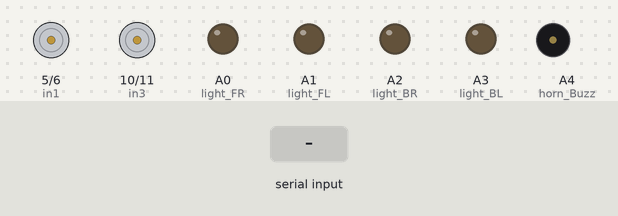
Simulated run of this sketch. Board: Arduino Uno, built with avr-gcc and run on an emulated ATmega328P. Parts: motor-driver pin pairs drawn as motors (green arrow = first pin HIGH = forward, orange = second pin HIGH = backward, longer = more drive), output pins drawn as LEDs (lit = HIGH), buzzer (waves = sounding, pin HIGH). The test bench sets the inputs (shaded band).

Above: at 1.2 s.
1.3 s: "F" received over Serial
At 2.2 s:
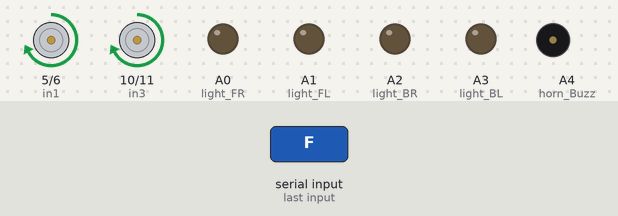
2.8 s: "B" received over Serial
At 3.3 s:
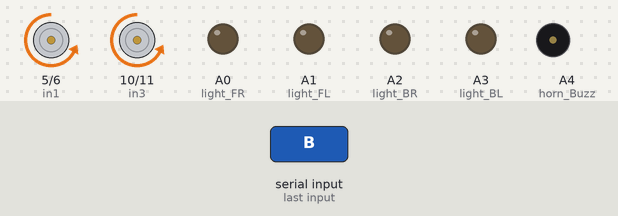
4.3 s: "L" received over Serial
At 5.5 s:
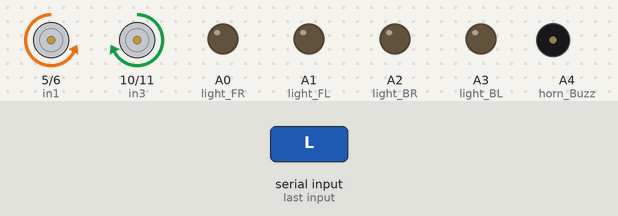
5.8 s: "R" received over Serial
At 6.8 s:
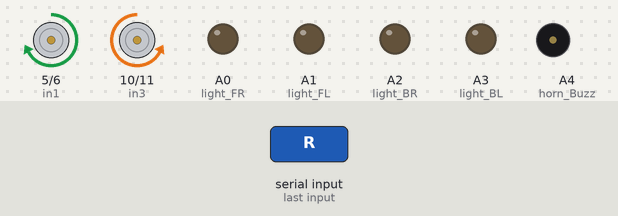
7.3 s: "G" received over Serial
At 7.9 s:
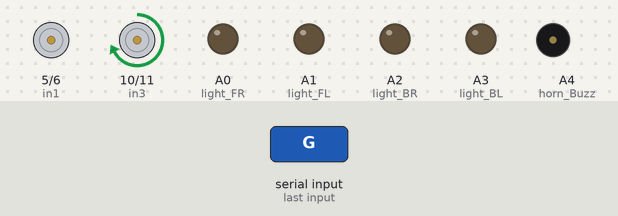
8.8 s: "I" received over Serial
At 9.1 s:
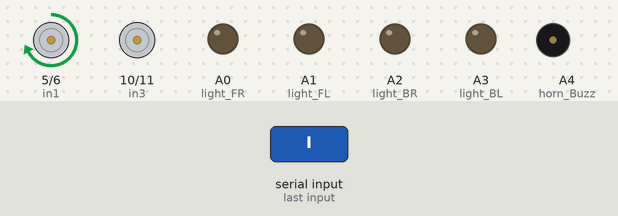
Timing chart, 0 to 11.3 s (numbered marks = the images above; inputs shaded):
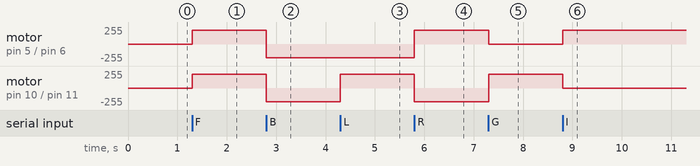

Measured:
- after the input at 1.3 s, motor on pin 5 (in1) / pin 6 (in2), motor on pin 10 (in3) / pin 11 (in4): stopped → forward 204/255 at once
- after the input at 2.8 s, motor on pin 5 (in1) / pin 6 (in2), motor on pin 10 (in3) / pin 11 (in4): forward 204/255 → backward 204/255 at once
- after the input at 4.3 s, motor on pin 10 (in3) / pin 11 (in4): backward 204/255 → forward 204/255 at once
- after the input at 5.8 s, motor on pin 5 (in1) / pin 6 (in2): backward 204/255 → forward 204/255 at once; motor on pin 10 (in3) / pin 11 (in4): forward 204/255 → backward 204/255 at once
- after the input at 7.3 s, motor on pin 5 (in1) / pin 6 (in2): forward 204/255 → stopped at once; motor on pin 10 (in3) / pin 11 (in4): backward 204/255 → forward 204/255 at once
- after the input at 8.8 s, motor on pin 5 (in1) / pin 6 (in2): stopped → forward 204/255 at once; motor on pin 10 (in3) / pin 11 (in4): forward 204/255 → stopped at once

The sketch:

fighter_bot.ino
```cpp
#define in1 5
#define in2 6
#define in3 10 //L298n Motor Driver pins
#define in4 11

int command; //Int to store app command state.
int Speed = 204; // 0 - 255.
int Speedsec;
int buttonState = 0;
int lastButtonState = 0;
int Turnradius = 0; //Set the radius of a turn, 0 - 255 Note:the robot will malfunction if this is higher than int Speed.
int brakeTime = 45;
int brkonoff = 1; //1 for the electronic braking system, 0 for normal.


#define light_FR  A0    //LED Front Right   pin A0 for Arduino Uno
#define light_FL  A1    //LED Front Left    pin A1 for Arduino Uno
#define light_BR  A2    //LED Back Right    pin A2 for Arduino Uno
#define light_BL  A3    //LED Back Left     pin A3 for Arduino Uno
#define horn_Buzz A4    //Horn Buzzer       pin A4 for Arduino Uno
boolean lightFront = false;
boolean lightBack = false;
boolean horn = false;
void setup() {
  pinMode(in1, OUTPUT);
  pinMode(in2, OUTPUT);
  pinMode(in3, OUTPUT);
  pinMode(in4, OUTPUT);
   pinMode(light_FR, OUTPUT);
    pinMode(light_FL, OUTPUT);
    pinMode(light_BR, OUTPUT);
    pinMode(light_BL, OUTPUT);
    pinMode(horn_Buzz, OUTPUT);

  Serial.begin(9600);  //Set the baud rate to your Bluetooth module.
}

void loop() {
  if (Serial.available() > 0) {
    command = Serial.read();
    Stop(); //Initialize with motors stoped.

if (lightFront) {digitalWrite(light_FR, HIGH); digitalWrite(light_FL, HIGH);}
if (!lightFront) {digitalWrite(light_FR, LOW); digitalWrite(light_FL, LOW);}
if (lightBack) {digitalWrite(light_BR, HIGH); digitalWrite(light_BL, HIGH);}
if (!lightBack) {digitalWrite(light_BR, LOW); digitalWrite(light_BL, LOW);}
if (horn) {digitalWrite(horn_Buzz, HIGH);}
if (!horn) {digitalWrite(horn_Buzz, LOW);}
    switch (command) {
      case 'F':
        forward();
        break;
      case 'B':
        back();
        break;
      case 'L':
        left();
        break;
      case 'R':
        right();
        break;
      case 'G':
        forwardleft();
        break;
      case 'I':
        forwardright();
        break;
      case 'H':
        backleft();
        break;
      case 'J':
        backright();
        break;
      case '0':
        Speed = 100;
        break;
      case '1':
        Speed = 140;
        break;
      case '2':
        Speed = 153;
        break;
      case '3':
        Speed = 165;
        break;
      case '4':
        Speed = 178;
        break;
      case '5':
        Speed = 191;
        break;
      case '6':
        Speed = 204;
        break;
      case '7':
        Speed = 216;
        break;
      case '8':
        Speed = 229;
        break;
      case '9':
        Speed = 242;
        break;
      case 'q':
        Speed = 255;
        break;
case 'W':lightFront = true;break;
case 'w':lightFront = false;break;
case 'U':lightBack = true;break;
case 'u':lightBack = false;break;
case 'V':horn = true;break;
case 'v':horn = false;break;
    }
    Speedsec = Turnradius;
    if (brkonoff == 1) {
      brakeOn();
    } else {
      brakeOff();
    }
  }
}

void forward() {
  analogWrite(in1, Speed);
  analogWrite(in3, Speed);
}

void back() {
  analogWrite(in2, Speed);
  analogWrite(in4, Speed);
}

void left() {
  analogWrite(in3, Speed);
  analogWrite(in2, Speed);
}

void right() {
  analogWrite(in4, Speed);
  analogWrite(in1, Speed);
}
void forwardleft() {
  analogWrite(in1, Speedsec);
  analogWrite(in3, Speed);
}
void forwardright() {
  analogWrite(in1, Speed);
  analogWrite(in3, Speedsec);
}
void backright() {
  analogWrite(in2, Speed);
  analogWrite(in4, Speedsec);
}
void backleft() {
  analogWrite(in2, Speedsec);
  analogWrite(in4, Speed);
}

void Stop() {
  analogWrite(in1, 0);
  analogWrite(in2, 0);
  analogWrite(in3, 0);
  analogWrite(in4, 0);
}

void brakeOn() {
  //Here's the future use: an electronic braking system!
  // read the pushbutton input pin:
  buttonState = command;
  // compare the buttonState to its previous state
  if (buttonState != lastButtonState) {
    // if the state has changed, increment the counter
    if (buttonState == 'S') {
      if (lastButtonState != buttonState) {
        digitalWrite(in1, HIGH);
        digitalWrite(in2, HIGH);
        digitalWrite(in3, HIGH);
        digitalWrite(in4, HIGH);
        delay(brakeTime);
        Stop();
      }
    }
    // save the current state as the last state,
    //for next time through the loop
    lastButtonState = buttonState;
  }
}
void brakeOff() {

}
```
